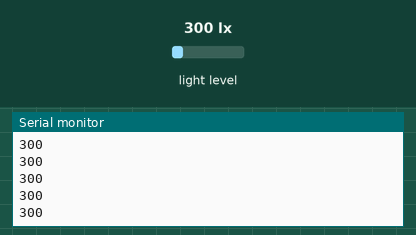
A sketch run on a simulated Arduino Uno, built with avr-gcc and run on an emulated ATmega328P. On the bench: the last lines printed to the serial monitor. The inputs (shaded band) are chosen by the test bench; at power-on: light level 300 lx.

Above: at 1.2 s.
1.3 s: light level set to 40 lx
At 1.9 s:
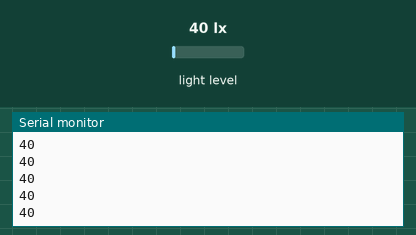
2.8 s: light level set to 500 lx
At 3.7 s:
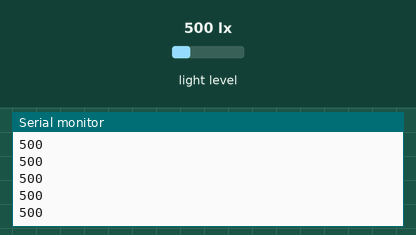
Timing chart, 0 to 5.8 s (numbered marks = the images above; inputs shaded):
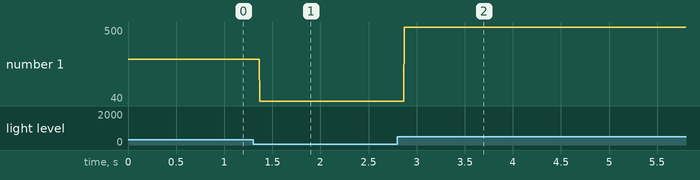

The sketch:

ArduinoSerialSend_MATLAB.ino
```cpp
#include <BH1750FVI.h>
BH1750FVI LightSensor(BH1750FVI::k_DevModeContLowRes);


// The setup routine runs once when you press reset:
void setup() {
  // Initialize serial communication at 9600 bits per second:
  Serial.begin(9600);
  LightSensor.begin();
}

// The loop routine runs over and over again forever:
void loop() {
  // Write the sinewave points, followed by the terminator "Carriage Return" and "Linefeed".
  uint16_t lux = LightSensor.GetLightIntensity();
  Serial.print(lux);
  Serial.write(13);
  Serial.write(10);
}


// 46
```

Measured:
- after the input at 1.3 s, the serial monitor: prints a new line after 0.07 s (image 1)
- after the input at 2.8 s, the serial monitor: prints a new line after 0.07 s (image 2)
- plotted number 1: 300 → 40 after the input at 1.3 s, 40 → 500 after the input at 2.8 s
